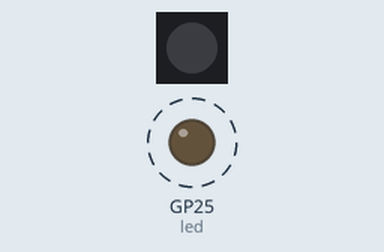
Recording of a program running on a simulated Raspberry Pi Pico running MicroPython. Shown: 1 RGB LEDs in strip order, left to right, output pins drawn as LEDs (lit = HIGH). Dashed ring = blinking. Dim RGB values are drawn brighter than linear; library files of the repository ran but are not shown: neopixel.py.

Above: at 0.15 s.
At 8.73 s:
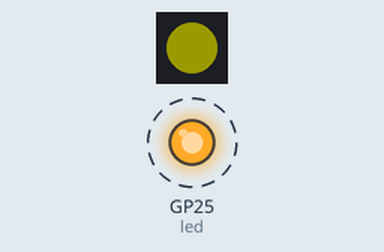
At 19.75 s:
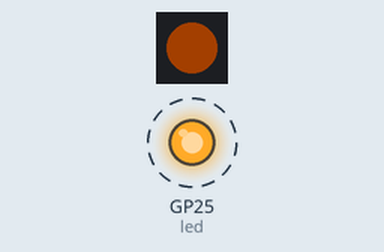
At 39.66 s:
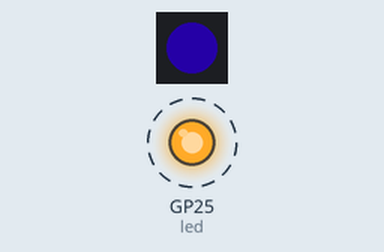
Timing chart, 0 to 40.0 s (numbered marks = the images above):
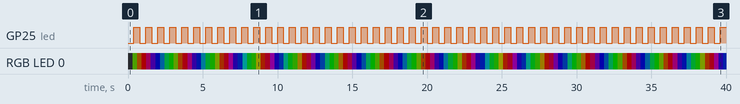

Measured:
- by itself, GP25 (led): alternates HIGH for 0.40 s and LOW for 0.40 s
- by itself, RGB LED 0: off → RGB(16, 34, 0) at 0.31 s, → RGB(34, 16, 0) 0.31 s later, → RGB(49, 0, 1) 0.31 s later, → RGB(32, 0, 18) 0.31 s later, … (130 changes in this stretch)

The program:

RGB_led_onboard_rainbow.py
```python
from machine import Pin, Timer
from time import sleep
import time
from neopixel import Neopixel

led = Pin(25, Pin.OUT)
timer = Timer()
pixels = Neopixel(1, 0, 23, "RGB")

def blink(timer):
    led.toggle()

def wheel(pos):
    if pos < 0 or pos > 255:
        return (0, 0, 0)
    if pos < 85:
        return (255 - pos * 3, pos * 3, 0)
    if pos < 170:
        pos -= 85
        return (0, 255 - pos * 3, pos * 3)
    pos -= 170
    return (pos * 3, 0, 255 - pos * 3)

def rainbow_cycle(p, wait):
    for j in range(256):
        p.set_pixel(0, wheel(j))
        p.show()
        time.sleep(wait)

timer.init(freq=2.5, mode=Timer.PERIODIC, callback=blink)

pixels.brightness(50)

try:
    while True:
        rainbow_cycle(pixels, 0.01)
except KeyboardInterrupt:
    print("Script interrupted by user")
    pixels.set_pixel(0, (0, 0, 0))  # Turn off the LED
    pixels.show()
```
